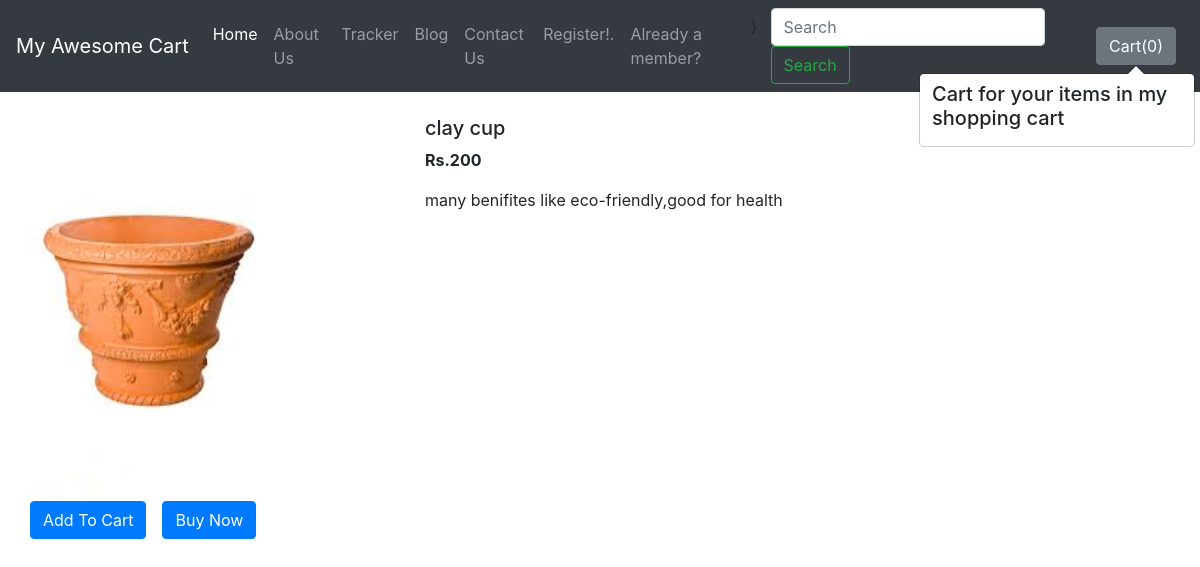
The page /shop/product/7 on the database its author committed.
### shop/models.py (models this page shows)
class Productnew(models.Model):
	product_id = models.AutoField
	product_name = models.CharField(max_length=50)
	category=models.CharField(max_length=50,default="")
	sub_category=models.CharField(max_length=50,default="")
	price=models.IntegerField(default=0)
	desc = models.CharField(max_length=300)
	product_date = models.DateField()
	image=models.ImageField(upload_to="shop/images",default="")
	seller=models.ForeignKey(uu,default=None,on_delete=models.CASCADE)
	def __str__(self):
		return self.product_name

### shop/views.py (the view)
# urls.py: path('product/<int:myid>',views.productView,name="productView"),
def productView(request,myid):
	product=Productnew.objects.filter(id=myid)
	print(product)
	return render(request,'shop/productView.html',{'product':product[0]})

### shop/templates/shop/productView.html (shortened to what this page needs)
{% extends 'shop/basic.html' %}
{% block body %}
<div class="container my-4">
    <div class="row">
    <div class="col-md-4">
    <div class="row">
        <img src="/media/{{product.image}}" width="233px" height="385px">
    </div>
        <div class="row">
          <button class="btn btn-primary">Add To Cart</button>
            <button class="btn btn-primary mx-3">Buy Now</button>
        </div>
    </div>
    <div class="col-md-8">
        <h5>{{product.product_name}}</h5>
        <p><b>Rs.{{product.price}} </b></p>
        <p>{{product.desc}}</p>
    </div>
    </div>
</div>
{% endblock %}

### rows shown on the page
Productnew: image (picture), product_name "clay cup", price "200", desc "many benifites like eco-friendly,good for health"
